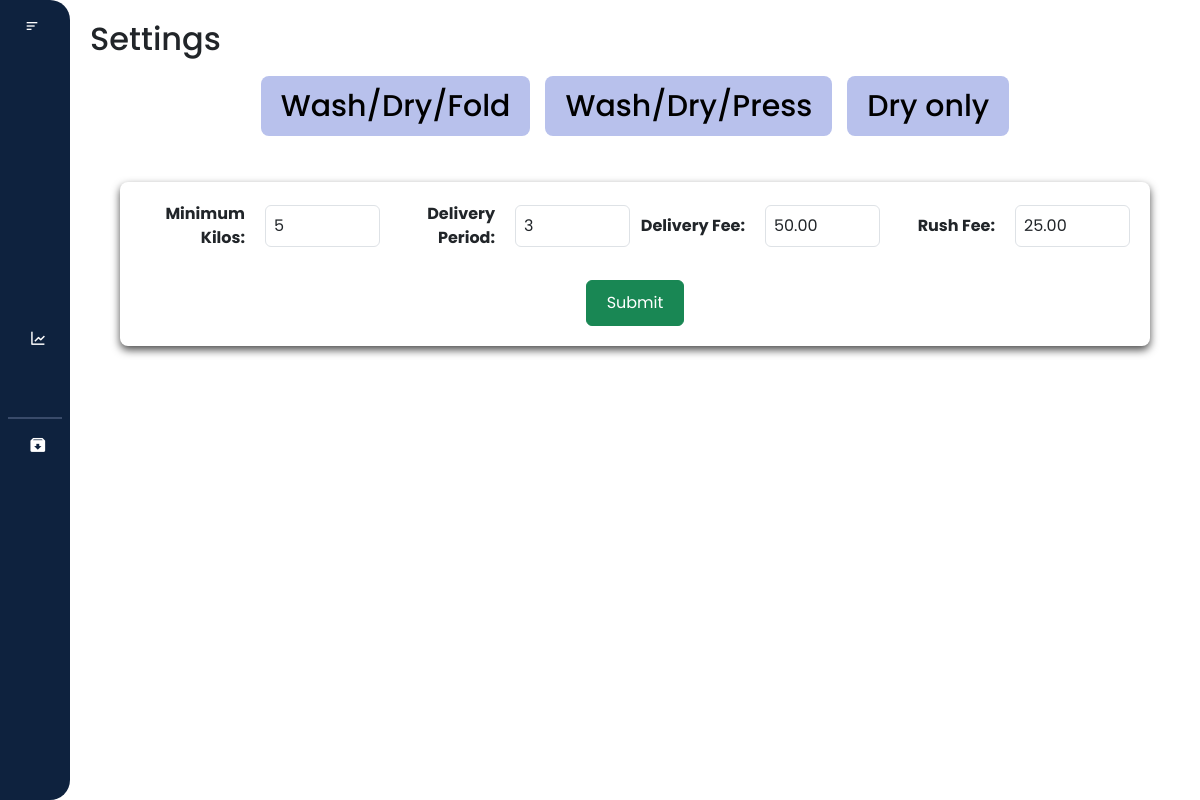
Page /laundry_system/main/settings/settings.php (signed in) on the committed database.
### tables this page shows
CREATE TABLE `settings` (
  `setting_id` int(100) NOT NULL,
  `min_kilos` int(100) NOT NULL,
  `max_kilos` int(100) NOT NULL,
  `delivery_day` int(8) NOT NULL,
  `rush_delivery` int(100) NOT NULL
);

CREATE TABLE `service_option_price` (
  `option_price_id` int(255) NOT NULL,
  `option_id` int(255) NOT NULL,
  `service_option_type` varchar(100) NOT NULL,
  `price` decimal(65,2) NOT NULL
);

### laundry_system/main/settings/settings.php (the view, shortened to what this page needs)
<?php
$user_role = $_SESSION['user_role'];
$conn = new mysqli('localhost', 'root', '', 'laundry_db');
$sql = "SELECT min_kilos, delivery_day FROM settings";
$result = mysqli_query($conn, $sql);
$row = mysqli_fetch_assoc($result);
$sqlServiceOption = "SELECT price FROM service_option_price WHERE service_option_type = 'Delivery'";
$resultDelivery = mysqli_query($conn, $sqlServiceOption);
$rowDelivery = mysqli_fetch_assoc($resultDelivery);
$delivery_charge = $rowDelivery['price'];
$sqlServiceOption = "SELECT price FROM service_option_price WHERE service_option_type = 'Rush'";
$resultPickup = mysqli_query($conn, $sqlServiceOption);
$rowPickup = mysqli_fetch_assoc($resultPickup);
$rush_charge = $rowPickup['price'];
$minimum_kilos = $row['min_kilos'];
$delivery_day = $row['delivery_day'];
?>
<!DOCTYPE html>
<html lang="en">
<head>
    <link rel="stylesheet" href="https://cdn.jsdelivr.net/npm/bootstrap@5.3.3/dist/css/bootstrap.min.css">
    <link rel="stylesheet" href="settings.css">
    <link href="https://cdn.lineicons.com/4.0/lineicons.css" rel="stylesheet" />
    <link href='https://unpkg.com/boxicons@2.1.4/css/boxicons.min.css' rel='stylesheet'>
</head>
<body>
    <div class="wrapper">
    <aside id="sidebar">
            <div class="d-flex">
                <button id="toggle-btn" type="button">
                    <i class="bx bx-menu-alt-left"></i>
                </button>
            </div>
            <ul class="sidebar-nav">
                <li class="sidebar-item">
                    <a href="/laundry_system/main/dashboard/dashboard.php" class="sidebar-link">
                    </a>
                </li>
                <li class="sidebar-item">
                    <a href="/laundry_system/main/my_profile/profile.php" class="sidebar-link">
                    </a>
                </li>
                <?php if ($user_role === 'admin') : ?>
                    <li class="sidebar-item">
                        <a href="/laundry_system/main/users/users.php" class="sidebar-link">
                        </a>
                    </li>
                    <li class="sidebar-item">
                        <a href="/laundry_system/main/records/records.php" class="sidebar-link has-dropdown collapsed" data-bs-toggle="collapse"
                            data-bs-target="#records" aria-expanded="false" aria-controls="records">
                        </a>
                    </li>
                <?php endif; ?>
                <li class="sidebar-item">
                    <a href="/laundry_system/main/transaction/transaction.php" class="sidebar-link">
                    </a>
                </li>
                <li class="sidebar-item">
                    <a href="/laundry_system/main/sales_report/report.php" class="sidebar-link">
                        <i class='bx bx-line-chart'></i>
                    </a>
                </li>
                    <?php if ($user_role === 'admin') : ?>
                    <li class="sidebar-item">
                        <a href="/laundry_system/main/settings/settings.php" class="sidebar-link">
                        </a>
                    </li>
                    <hr style="border: 1px solid #b8c1ec; margin: 8px">
                    <li class="sidebar-item">
                        <a href="/laundry_system/main/archived/archive_users.php" class="sidebar-link">
                            <i class='bx bxs-archive-in'></i>
                        </a>
                    </li>
                <?php endif; ?>
            </ul>
            <div class="sidebar-footer">
                <a href="#" id="btn_logout" class="sidebar-link">
                </a>
            </div>
        </aside>
        <div class="main-content">
            <nav>
                <div class="d-flex justify-content-between align-items-center">
                    <h2>Settings</h2>
                </div>
            </nav>
            <div class="buttons">
                <div class="wdf_button">
                    <a href="/laundry_system/main/settings/categ1/categ1.php" class="button" id="wdfBtn">Wash/Dry/Fold</a>
                </div>
                <div class="wdp_button">
                    <a href="/laundry_system/main/settings/categ2/categ2.php" class="button" id="wdpBtn">Wash/Dry/Press</a>
                </div>
                <div class="dry_button">
                    <a href="/laundry_system/main/settings/categ3/categ3.php" class="button" id="dryBtn">Dry only</a>
                </div>
            </div>
            <div class="form-settings" id="mainForm">
                <form class="form-container" id="settingsForm" method="POST">
                    <label for="min_kilos"><b>Minimum Kilos:</b></label>
                    <input type="number" class="form-control" id="min_kilos" name="min_kilos" value="<?php echo $minimum_kilos ?>">
                    <label for="delivery_date"><b>Delivery Period:</b></label>
                    <input type="number" class="form-control" id="delivery_day" name="delivery_day" value="<?php echo $delivery_day ?>">
                    <label for="delivery_charge"><b>Delivery Fee: </b></label>
                    <input type="number" class="form-control" id="delivery_charge" name="delivery_charge" value="<?php echo $delivery_charge ?>">
                    <label for="rush_charge"><b>Rush Fee:</b></label>
                    <input type="number" class="form-control" id="rush_charge" name="rush_charge" value="<?php echo $rush_charge ?>">
                    <button type="submit" class="btn btn-success" id="submit_btn" name="submit">Submit</button>
                </form>
            </div>
         </div>
    </div>
</body>
</html>

### laundry_system/main/settings/settings.css (style rules this page uses)
* { margin: 0; padding: 0; font-family: "Poppins", sans-serif; box-sizing: border-box; }
html { scroll-behavior: smooth; }
a { text-decoration: none; }
li { list-style: none; }
.wrapper { display: flex; width: 100%; height: 100vh; }
#sidebar { display: flex; width: 70px; min-width: 70px; z-index: 1000; transition: all 0.25s ease-in-out; flex-direction: column; background-color: #0e223e; border-radius: 0 20px 20px 0; }
#toggle-btn { background-color: transparent; cursor: pointer; border: 0; padding: 1rem 1.5rem; }
#toggle-btn i { font-size: 1.5 rem; color: #fff; }
.sidebar-nav { padding: 2rem 0; flex: 1 1 auto; }
a.sidebar-link { padding: 0.625rem 1.625rem; color: #fff; display: block; font-size: 0.9rem; white-space: nowrap; border-left: 3px solid transparent; text-decoration: none; }
.sidebar-link i { font-size: 1.1rem; margin-right: 0.75rem; }
.sidebar-item { position: relative; }
.main-content { flex: 1; overflow-y: auto; padding: 20px; transition: margin-left 0.5s ease; }
.buttons { display: flex; flex-direction: row; gap: 15px; flex-wrap: wrap; justify-content: center; margin-top: 10px; }
.button { display: inline-flex; align-items: center; justify-content: center; height: 60px; padding: 10px 20px; background-color: #b8c1ec; color: #000; text-align: center; text-decoration: none; border-radius: 8px; font-size: 30px; font-weight: 500; margin: 0; gap: 10px; }
.form-settings { display: flex; justify-content: center; align-items: center; margin-top: 1rem; padding: 30px; }
.form-container { background-color: white; padding: 20px; border-radius: 8px; align-items: center; box-shadow: 0 4px 8px rgba(0, 0, 0, 0.7); width: 100%; display: grid; gap: 10px; grid-template-columns: 1fr 1fr 1fr 1fr 1fr 1fr 1fr 1fr; }
.form-container label { margin-right: 10px; text-align: right; font-size: 16px; }
.form-container input { width: 100%; padding: 8px; font-size: 16px; }
#submit_btn { margin-top: 20px; padding: 10px 20px; font-size: 16px; display: block; grid-column: 1 / -1; margin-left: auto; margin-right: auto; border-radius: 6px; }

### rows in the picture
settings: min_kilos "5", delivery_day "3"
service_option_price: delivery_charge "50.00"
service_option_price: rush_charge "25.00"
